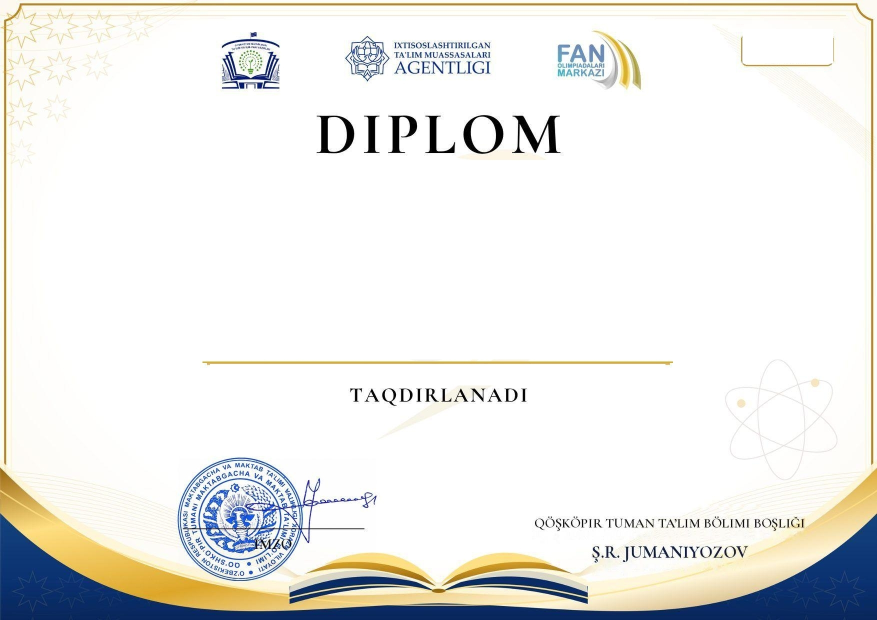
#> input picture ixtirochilik/assets/diplom_base_1.jpg, 1754 x 1240 px, found by its file name (shown at 1/2 size); its folder holds 4 pictures in this run
$ python generate_awards.py
#> lines starting #> are read from the running program, lines starting #| are printed output that depends on the picture
import os
import sys
from PIL import Image, ImageDraw, ImageFont

BASE_DIR = r"C:\Users\Monitoring\.gemini\antigravity\scratch\olimpiada-portal\ixtirochilik"
ASSETS_DIR = os.path.join(BASE_DIR, "assets")
THEMES_DIR = os.path.join(ASSETS_DIR, "themes")

FONT_TIMES = r"C:\Windows\Fonts\times.ttf"
FONT_TIMES_BD = r"C:\Windows\Fonts\timesbd.ttf"
FONT_TIMES_IT = r"C:\Windows\Fonts\timesi.ttf"

def to_yangi_lotin(text):
    if not text:
        return ""
    t = str(text)
    t = t.replace("Yoʻ", "Yö").replace("yoʻ", "yö")
    t = t.replace("Yo'", "Yö").replace("yo'", "yö")
    t = t.replace("Yo‘", "Yö").replace("yo‘", "yö")
    t = t.replace("YOʻ", "YÖ").replace("YO'", "YÖ").replace("YO‘", "YÖ")
    t = t.replace("Õ", "Ö").replace("õ", "ö")
    t = t.replace("Oʻ", "Ö").replace("oʻ", "ö")
    t = t.replace("O'", "Ö").replace("o'", "ö")
    t = t.replace("O‘", "Ö").replace("o‘", "ö")
    t = t.replace("O`", "Ö").replace("o`", "ö")
    t = t.replace("Oʼ", "Ö").replace("oʼ", "ö")
    t = t.replace("Gʻ", "Ğ").replace("gʻ", "ğ")
    t = t.replace("G'", "Ğ").replace("g'", "ğ")
    t = t.replace("G‘", "Ğ").replace("g‘", "ğ")
    t = t.replace("G`", "Ğ").replace("g`", "ğ")
    t = t.replace("Gʼ", "Ğ").replace("gʼ", "ğ")
    t = t.replace("CH", "Ç").replace("Ch", "Ç").replace("ch", "ç")
    t = t.replace("SH", "Ş").replace("Sh", "Ş").replace("sh", "ş")
    return t

def get_theme_key(direction):
    d = str(direction or "").lower()
    if "axborot" in d or "it" in d or "robot" in d:
        return "it"
    if "yaşil" in d or "yashil" in d or "energiya" in d:
        return "yashil"
    if "ekologiya" in d or "iqlim" in d:
        return "ekologiya"
    if "qişloq" in d or "qishloq" in d or "xöjaligi" in d or "xo'jaligi" in d or "xoʻjaligi" in d or "agro" in d:
        return "qishloq"
    return "talim"

def get_metal_colors(place):
    if place == 1:
        return {"primary": (184, 134, 11), "accent": (212, 175, 55), "name": "Oltin"}
    elif place == 2:
        return {"primary": (90, 105, 125), "accent": (158, 170, 184), "name": "Kumuş"}
    else:
        return {"primary": (154, 80, 40), "accent": (180, 115, 80), "name": "Bronza"}

def load_metallic_base(doc_type, place, direction):
#> called with doc_type = 'diplom', place = 1, direction = 'Qişloq xöjaligi'
    p = place if place in [1, 2, 3] else 1
    prefix = "diplom_base" if doc_type == "diplom" else "tashakkurnoma_base"
    base_path = os.path.join(ASSETS_DIR, f"{prefix}_{p}.jpg")
    base = Image.open(base_path).convert("RGBA")

    # Subtle direction watermark inside the white interior (bilinar-bilinmas orqa fon)
    theme_key = get_theme_key(direction)
    wm_path = os.path.join(THEMES_DIR, f"wm_{theme_key}.png")
    if os.path.exists(wm_path):
        wm = Image.open(wm_path).convert("RGBA")
        wm = wm.resize((540, 540), Image.Resampling.LANCZOS)
        # Position softly centered behind the body text area
        y_pos = 270 if doc_type == "diplom" else 260
        base.alpha_composite(wm, (877 - 270, y_pos))

    return base.convert("RGB")
#> returned value is the input picture: PIL image 1754x1240 RGB; mean R, G, B 235.8, 235.8, 233

def create_diploma(student_name, school, grade, direction, place, number="001"):
    base = load_metallic_base("diplom", place, direction)
    draw = ImageDraw.Draw(base)
    metal = get_metal_colors(place)

    font_box_lbl = ImageFont.truetype(FONT_TIMES, 15)
    font_box_num = ImageFont.truetype(FONT_TIMES_BD, 24)
    font_daraja = ImageFont.truetype(FONT_TIMES_BD, 46)
    font_text = ImageFont.truetype(FONT_TIMES, 32)
    font_name = ImageFont.truetype(FONT_TIMES_BD, 50)

    # 1. Top-right number box (cleanly centered inside official metallic box)
    lbl = "DIPLOM RAQAMI"
    num_str = f"№ {str(number).zfill(3)}"
    draw.text(((1485 + 1665 - draw.textlength(lbl, font=font_box_lbl))/2, 66), lbl, font=font_box_lbl, fill=(70, 70, 70))
    draw.text(((1485 + 1665 - draw.textlength(num_str, font=font_box_num))/2, 90), num_str, font=font_box_num, fill=(10, 20, 50))

    # 2. Daraja in Gold / Silver / Bronze
    daraja_map = {1: "I DARAJALI", 2: "II DARAJALI", 3: "III DARAJALI"}
    daraja_text = daraja_map.get(place, f"{place}-DARAJALI")
    draw.text(((1754 - draw.textlength(daraja_text, font=font_daraja))/2, 355), daraja_text, font=font_daraja, fill=metal["primary"])

    # 3. Description
    grade_clean = to_yangi_lotin(grade if "sinf" in str(grade) else f"{grade}-sinf")
    dir_clean = to_yangi_lotin(direction)
    school_clean = to_yangi_lotin(school)
    student_clean = to_yangi_lotin(student_name).upper()

    l1 = "2026/2027-öquv yilidagi “Ixtiroçilikka qadam” tanlovining tuman bosqiçida"
    l2 = f"{grade_clean} böyiça {dir_clean} yönalişida {place}-örinni qölga kiritgani uçun"
    l3 = f"Qöşköpir tumani, {school_clean} öquvçisi"

    draw.text(((1754 - draw.textlength(l1, font=font_text))/2, 448), l1, font=font_text, fill=(30, 30, 30))
    draw.text(((1754 - draw.textlength(l2, font=font_text))/2, 503), l2, font=font_text, fill=(30, 30, 30))
    draw.text(((1754 - draw.textlength(l3, font=font_text))/2, 558), l3, font=font_text, fill=(30, 30, 30))

    # 4. Student Name
    w_n = draw.textlength(student_clean, font=font_name)
#> w_n = 1138.6
    if w_n > 1360:
        font_name = ImageFont.truetype(FONT_TIMES_BD, 40)
        w_n = draw.textlength(student_clean, font=font_name)
    draw.text(((1754 - w_n)/2, 642), student_clean, font=font_name, fill=(10, 20, 50))

    return base

def create_tashakkurnoma(teacher_name, school, role_or_subject, student_name, grade, direction, place, number="001"):
    base = load_metallic_base("tashakkur", place, direction)
    draw = ImageDraw.Draw(base)
    metal = get_metal_colors(place)

    font_box_lbl = ImageFont.truetype(FONT_TIMES, 16)
    font_box_num = ImageFont.truetype(FONT_TIMES_BD, 24)
    font_hurmatli = ImageFont.truetype(FONT_TIMES_IT, 42)
    font_teacher = ImageFont.truetype(FONT_TIMES_BD, 50)
    font_sub = ImageFont.truetype(FONT_TIMES, 28)
    font_para = ImageFont.truetype(FONT_TIMES, 28)
    font_close = ImageFont.truetype(FONT_TIMES_BD, 30)

    # 1. Box number
    lbl = "RAQAMI"
    num_str = f"№ {str(number).zfill(3)}"
    draw.text(((1485 + 1665 - draw.textlength(lbl, font=font_box_lbl))/2, 66), lbl, font=font_box_lbl, fill=(70, 70, 70))
    draw.text(((1485 + 1665 - draw.textlength(num_str, font=font_box_num))/2, 90), num_str, font=font_box_num, fill=(10, 20, 50))

    # 2. Hurmatli
    h_text = "Hurmatli"
    draw.text(((1754 - draw.textlength(h_text, font=font_hurmatli))/2, 315), h_text, font=font_hurmatli, fill=(45, 55, 72))

    # 3. Teacher Name
    teacher_clean = to_yangi_lotin(teacher_name)
    w_tn = draw.textlength(teacher_clean, font=font_teacher)
    if w_tn > 1360:
        font_teacher = ImageFont.truetype(FONT_TIMES_BD, 40)
        w_tn = draw.textlength(teacher_clean, font=font_teacher)
    draw.text(((1754 - w_tn)/2, 380), teacher_clean, font=font_teacher, fill=(10, 20, 50))

    # 4. School & Role
    school_clean = to_yangi_lotin(school)
    role_clean = to_yangi_lotin(role_or_subject or "tögarak rahbari")
    sub_text = f"({school_clean}, {role_clean})"
    draw.text(((1754 - draw.textlength(sub_text, font=font_sub))/2, 455), sub_text, font=font_sub, fill=(60, 60, 60))

    # 5. Body paragraph
    grade_clean = to_yangi_lotin(grade if "sinf" in str(grade) else f"{grade}-sinf")
    student_clean = to_yangi_lotin(student_name)
    dir_clean = to_yangi_lotin(direction)

    p1 = f"Siz tayyorlagan {grade_clean} öquvçisi {student_clean} 2026/2027-öquv"
    p2 = f"yilidagi “Ixtiroçilikka qadam” tanlovining tuman bosqiçida {dir_clean} yönalişida {place}-örinni egalladi."
    p3 = "Öquvçilarni yuksak natijalarga yetaklagan fidokorona mehnatingiz, kasbiy mahoratingiz va"
    p4 = "ilhomlantiruvçi ustozligingiz uçun Sizga çuqur minnatdorçilik bildiramiz."

    for idx, line in enumerate([p1, p2, p3, p4]):
        f_use = font_para
        if draw.textlength(line, font=f_use) > 1340:
            f_use = ImageFont.truetype(FONT_TIMES, 23)
        draw.text(((1754 - draw.textlength(line, font=f_use))/2, 552 + idx * 42), line, font=f_use, fill=(30, 30, 30))

    # 6. Closing
    cl = "İş faoliyatingizda yangi zafarlar tilaymiz!"
    draw.text(((1754 - draw.textlength(cl, font=font_close))/2, 742), cl, font=font_close, fill=metal["primary"])

    return base

# [46 lines left out: function generate_all_5_directions_samples, not called in this run]

def main():
    target_dir = r"C:\Users\Monitoring\Desktop\ОЛИМПИАДАЛАР\2026\Ихтирочиликка қадам\туман босқичи\туман босқичи ғолибларни тақдирлаш"
    output_pdf = os.path.join(target_dir, "Goliblar_Diplom_va_Tashakkurnoma_2026.pdf")
    output_img_dir = os.path.join(target_dir, "Goliblar_Rasmlar_2026")
    os.makedirs(output_img_dir, exist_ok=True)

    for f in os.listdir(output_img_dir):
        fp = os.path.join(output_img_dir, f)
        if os.path.isfile(fp):
            os.remove(fp)

    winners = [
        {
            "place": 1,
            "school": "6-son umumiy örta taʼlim maktabi",
            "project": "AGRO ROBOT (GROWERX)",
            "direction": "Qişloq xöjaligi",
            "students": [
                {"name": "FAYZULLAYEV BOYMUROD BOBOMUROD ÖĞLI", "grade": "11-sinf"}
            ],
            "teacher": "Ollaberganova Laylo Rözimbayevna",
            "teacher_role": "Informatika va axborot texnologiyalari fani öqituvçisi"
        },
        {
            "place": 2,
            "school": "23-son umumiy örta taʼlim maktabi",
            "project": "Harakatlanuvçi qurilma",
            "direction": "Axborot texnologiyalari (IT)",
            "students": [
                {"name": "ABDULLAYEV JAMŞIDBEK DIYOR ÖĞLI", "grade": "8-sinf"},
                {"name": "OTAJONOV AKROMJON ĞULOMJON ÖĞLI", "grade": "9-sinf"}
            ],
            "teacher": "Madaminov Jasurbek Baxtiyoroviç",
            "teacher_role": "Fizika va robototexnika tögaragi rahbari"
        },
        {
            "place": 3,
            "school": "9-IDUM",
            "project": "Robot ekskavator",
            "direction": "Axborot texnologiyalari (IT)",
            "students": [
                {"name": "MAŞARIPOV JAVOHIR HASANBOY ÖĞLI", "grade": "7-sinf"}
            ],
            "teacher": "Bobojonov Şavkat Rustamoviç",
            "teacher_role": "Informatika fani öqituvçisi"
        }
    ]

    all_pages = []
    cert_counter = 1

    for w in winners:
        place = w["place"]
        metal_name = get_metal_colors(place)["name"]
        for st in w["students"]:
            dip_img = create_diploma(
                student_name=st["name"],
                school=w["school"],
                grade=st["grade"],
                direction=w["direction"],
                place=place,
                number=str(cert_counter).zfill(3)
            )
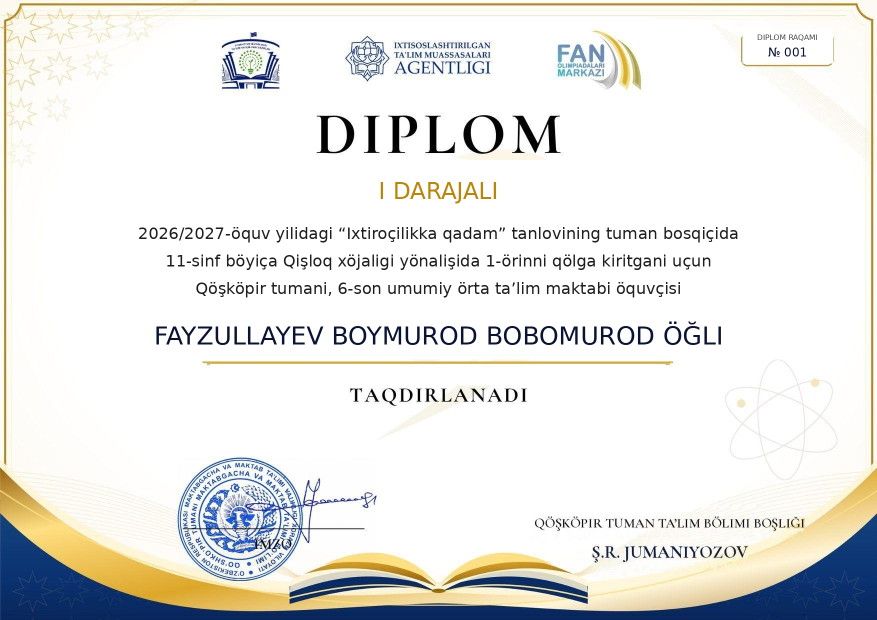
#> dip_img: PIL image 1754x1240 RGB (shown at 1/2 size); mean R, G, B 231.9, 231.9, 229.1
            clean_name = to_yangi_lotin(st["name"]).replace(" ", "_").replace("'", "").replace("ʻ", "").replace("ʼ", "")
            dip_path = os.path.join(output_img_dir, f"Diplom_{place}-orin_{metal_name}_{clean_name}.jpg")
            dip_img.save(dip_path, quality=95)
            all_pages.append(dip_img)
            cert_counter += 1

        if w.get("teacher"):
            tash_img = create_tashakkurnoma(
                teacher_name=w["teacher"],
                school=w["school"],
                role_or_subject=w["teacher_role"],
                student_name=", ".join([to_yangi_lotin(s["name"]) for s in w["students"]]),
                grade=", ".join([to_yangi_lotin(s["grade"]) for s in w["students"]]),
                direction=w["direction"],
                place=place,
                number=str(cert_counter).zfill(3)
            )
            clean_tname = to_yangi_lotin(w["teacher"]).replace(" ", "_").replace("'", "").replace("ʻ", "").replace("ʼ", "")
            tash_path = os.path.join(output_img_dir, f"Tashakkurnoma_{place}-orin_{metal_name}_ustoz_{clean_tname}.jpg")
            tash_img.save(tash_path, quality=95)
            all_pages.append(tash_img)
            cert_counter += 1

    if all_pages:
        all_pages[0].save(
            output_pdf,
            save_all=True,
            append_images=all_pages[1:],
            resolution=150.0
        )
        print(f"SUCCESS: Generated {len(all_pages)} current winner award documents!")

    generate_all_5_directions_samples(target_dir)

if __name__ == "__main__":
#> (the run stopped early here; a loop or call above may not have finished)
